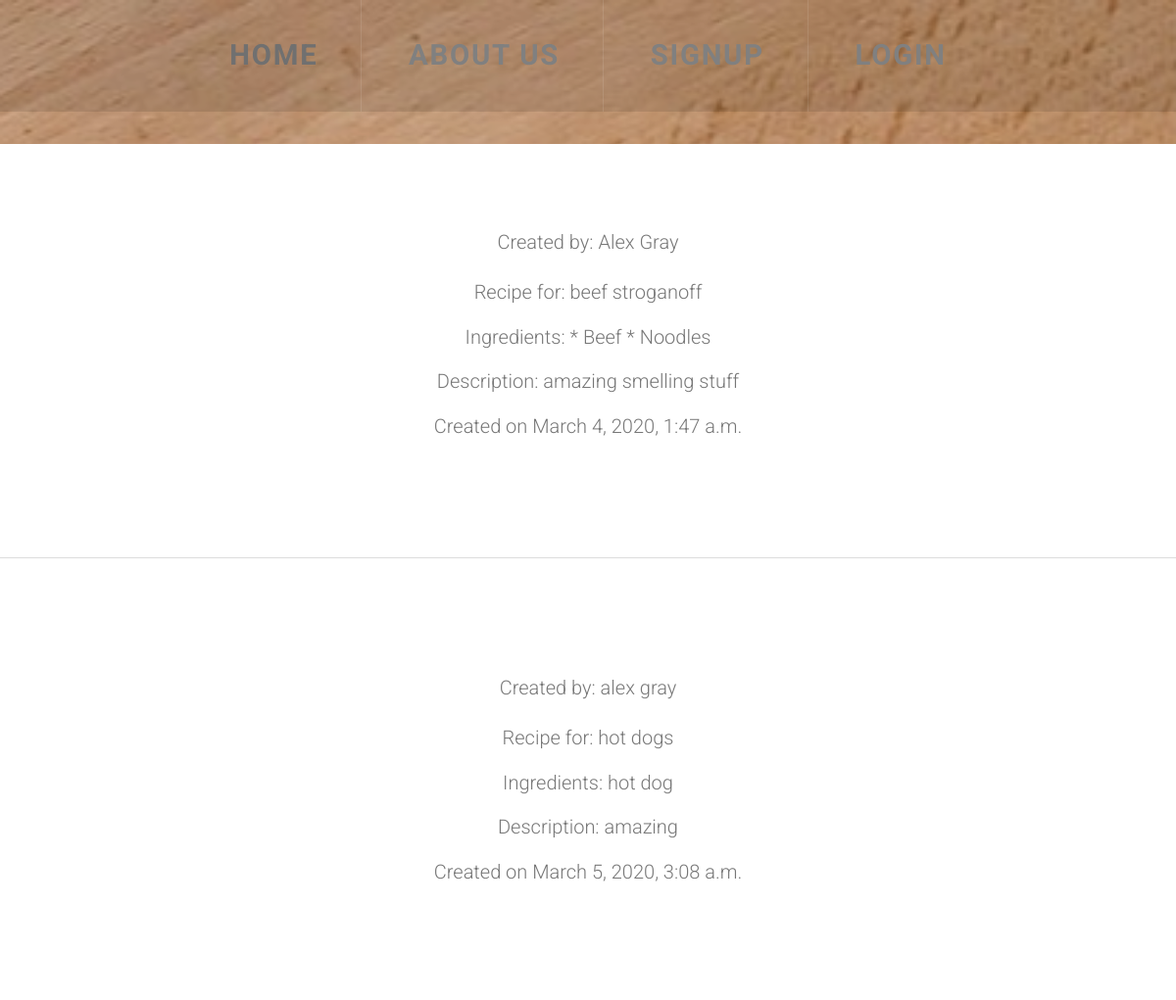
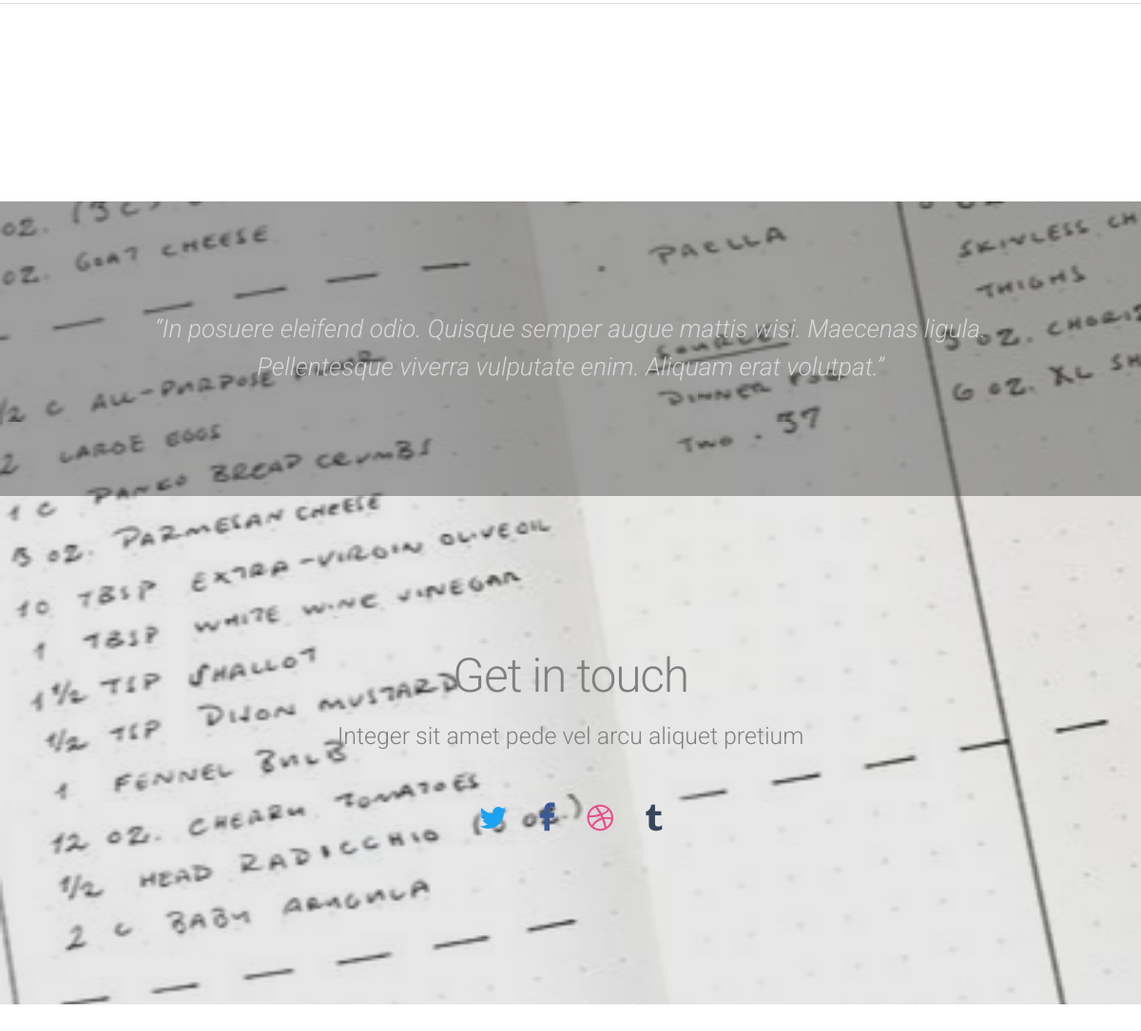
Screenshot of /recipe/ with the database file from the repository (2 pictures, top to bottom).
### recipes/models.py (models this page shows, shortened)
class Page(models.Model):
    recipe_title = models.CharField(max_length=100)
    author = models.CharField(max_length=100)
    ingredients = models.TextField()
    instructions = models.TextField(help_text="Write the instructions of your recipe")
    description = models.TextField(help_text="Write the desciption of your recipe")
    created = models.DateTimeField(auto_now_add=True)

### recipes/views.py (the view)
# urls.py: path('recipe/', PageListView.as_view(), name='recipe-page'),
class PageListView(ListView):
    model = Page
    def get(self, request):
        pages = self.get_queryset().all()
        return render(request, 'recipes/page_list.html', {"pages": pages})

### recipes/templates/recipes/page_list.html (shortened to what this page needs)
{% load static %}
<head>
    <link rel="stylesheet" href="{% static 'css/skel-noscript.css' %}" />
    <link rel="stylesheet" href="{% static 'css/style.css' %}" />
    <link rel="stylesheet" href="{% static 'css/style-desktop.css' %}" />
</head>
<div id="header">
    <div id="nav-wrapper">
        <nav id="nav">
            <ul>
                <li class="active"><a href="{% url 'landing' %}">Home</a></li>
                <li><a href="#">About us</a></li>
                {% if user.is_authenticated %}
                <li><a href="{% url 'recipe_page' %}">Your recipes</a></li>
                <li><a href="{% url 'new_recipe_page' %}">Add recipe</a></li>
                <li><a href="{% url 'logout' %}">Logout</a></li>
                {% else %}
                <li><a href="{% url 'signup' %}">Signup</a></li>
                <li><a href="{% url 'login' %}">Login</a></li>
                {% endif %}
            </ul>
        </nav>
    </div>
    <div id="main">
        <div style="font-size: 20px;" id="content" class="container">
            {% for Page in pages %}
            <section>
                <h1> Created by: {{ Page.author }}</h1>
                <br>
                <p> Recipe for: {{ Page.recipe_title }}</p>
                <p> Ingredients: {{ Page.ingredients }}</p>
                <p> Description: {{ Page.description }}</p>
                <p> Created on {{ Page.created }}</p>
            </section>
            <hr>
            {% endfor %}
    </div>
</div>
<div id="tweet">
    <div class="container">
        <section>
            <blockquote>&ldquo;In posuere eleifend odio. Quisque semper augue mattis wisi. Maecenas ligula. Pellentesque viverra vulputate enim. Aliquam erat volutpat.&rdquo;</blockquote>
        </section>
    </div>
</div>
<div id="copyright">
    <div class="container">
    </div>
</div>
<div id="footer">
    <div class="container">
        <section>
            <header>
                <h2>Get in touch</h2>
                <span class="byline">Integer sit amet pede vel arcu aliquet pretium</span>
            </header>
            <ul class="contact">
                <li style="color: rgb(29, 161, 242)"><a href="#" class="fa fa-twitter"><span>Twitter</span></a></li>
                <li style="color: rgb(59, 89, 152)" class="active"><a href="#" class="fa fa-facebook"><span>Facebook</span></a></li>
                <li style="color: #ea4c89"><a href="#" class="fa fa-dribbble"><span>Pinterest</span></a></li>
                <li style="color: #35465C"><a href="#" class="fa fa-tumblr"><span>Google+</span></a></li>
            </ul>
        </section>
    </div>
</div>

### static/css/skel-noscript.css (style rules this page uses)
html,body,div,span,applet,object,iframe,h1,h2,h3,h4,h5,h6,p,blockquote,pre,a,abbr,acronym,address,big,cite,code,del,dfn,em,img,ins,kbd,q,s,samp,small,strike,strong,sub,sup,tt,var,b,u,i,center,dl,dt,dd,ol,ul,li,fieldset,form,label,legend,table,caption,tbody,tfoot,thead,tr,th,td,article,aside,canvas,details,embed,figure,figcaption,footer,header,hgroup,menu,nav,output,ruby,section,summary,time,mark,audio,video { margin:0;padding:0;border:0;font-size:100%;font:inherit;vertical-align:baseline; }
article,aside,details,figcaption,figure,footer,header,hgroup,menu,nav,section { display:block; }
ol,ul { list-style:none; }
blockquote,q { quotes:none; }
blockquote:before,blockquote:after,q:before,q:after { content:'';content:none; }
*, *:before, *:after { -moz-box-sizing: border-box; -webkit-box-sizing: border-box; -o-box-sizing: border-box; -ms-box-sizing: border-box; box-sizing: border-box; }
.container { width: 1200px; margin-left: auto; margin-right: auto; }

### static/css/style.css (style rules this page uses)
h1,h2,h3,h4,h5,h6 { font-weight: 300; color: #777; }
h2 { letter-spacing: -0.025em; }
a { text-decoration: none; color: gray; }
hr { border: 0; border-top: solid 1px #ddd; margin: 6em 0 0 0; padding: 6em 0 0 0; }
blockquote { border-left: solid 0.5em #ddd; padding: 1em 0 1em 2em; font-style: italic; }
p, ul, ol, dl, table { margin-bottom: 1em; }
header { margin-bottom: 1.6em; }
header .byline { display: block; margin: 1.5em 0 0 0; padding: 0 0 0.5em 0; }
section, article { margin-bottom: 3em; }
section > :last-child, article > :last-child { margin-bottom: 0; }
section:last-child, article:last-child { margin-bottom: 0; }
.fa { text-decoration: none; }
.fa:before { display:inline-block; font-family: FontAwesome; font-size: 1.25em; text-decoration: none; font-style: normal; font-weight: normal; line-height: 1; -webkit-font-smoothing:antialiased; -moz-osx-font-smoothing:grayscale; }
.fa-twitter:before { content:"\f099" }
.fa-facebook:before { content:"\f09a" }
.fa-tumblr:before { content:"\f173" }
.fa-dribbble:before { content:"\f17d" }
ul.contact { padding: 1.5em 0 0 0; list-style: none; cursor: default; }
ul.contact li { display: inline-block; margin: 0 1em; }
ul.contact li a { color: inherit; font-size: 1.75em; display: inline-block; -moz-transition: color 0.35s ease-in-out, background-color 0.35s ease-in-out; -webkit-transition: color 0.35s ease-in-out, background-color 0.35s ease-in-out; -o-transition: color 0.35s ease-in-out, background-color 0.35s ease-in-out; -ms-transition: color 0.35s ease-in-out, background-color 0.35s ease-in-out; transition: color 0.35s ease-in-out, background-color 0.35s ease-in-out; }
#header { position: relative; background: url(../images/pic01.jpg) no-repeat bottom center; background-attachment: fixed; background-size: cover; text-align: center; }
#header:before { content: ''; position: absolute; left: 0; top: 0; width: 100%; height: 100%; background: rgba(64,64,64,0.125); }
#nav-wrapper { background: rgba(0,0,0,.1); position: absolute; top: 0; left: 0; width: 100%; }
#nav > ul { margin: 0; padding: 0; text-align: center; }
#nav > ul > li { display: inline-block; border-right: 1px solid; border-color: rgba(255,255,255,.1); }
#nav > ul > li:last-child { padding-right: 0; border-right: none; }
#nav > ul > li > a, #nav > ul > li > span { display: inline-block; padding: 1.5em 1.5em; letter-spacing: 0.06em; text-decoration: none; text-transform: uppercase; font-size: 2em; outline: 1; color: blackß; font-weight: bold; }
#nav li.active a { color: rgb(112,112,112) ; }
#main { position: relative; background: #fff; }
#footer { position: relative; text-align: center; }
#footer header h2 { color: gray !important; }
#footer header .byline { color: gray; }
#copyright { position: relative; text-align: center; color: #774535; }
#copyright .container { padding: 3em 0em; border-top: 1px solid; border-color: rgba(255,255,255,.05); color: rgba(255,255,255,.1); }
#tweet { position: relative; text-align: center; background: url(../images/pic01.jpg) no-repeat center center; background-attachment: fixed; background-size: cover; }
#tweet:before { content: ''; position: absolute; left: 0; top: 0; width: 100%; height: 100%; background: rgba(64,64,64,0.5); }
#tweet section { border-top: 1px solid; border-bottom: 1px solid; border-color: rgba(255,255,255,.1); }
#tweet blockquote { position: relative; border: none; margin: 0; font-weight: 300; color: rgba(255,255,255,.6); }

### rows the page displays
Page: author "Alex Gray", recipe_title "beef stroganoff", ingredients "* Beef * Noodles", description "amazing smelling stuff", created "March 4, 2020, 1:47 a.m."
Page: author "alex gray", recipe_title "hot dogs", ingredients "hot dog", description "amazing", created "March 5, 2020, 3:08 a.m."
